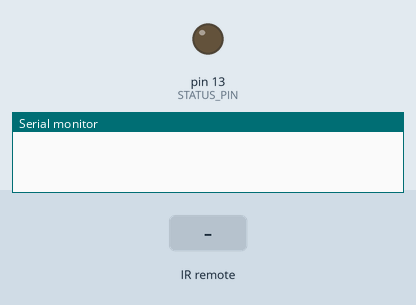
Recording of a sketch running on a simulated Arduino Uno, built with avr-gcc and run on an emulated ATmega328P. Parts: output pins drawn as LEDs (lit = HIGH), the last lines printed to the serial monitor. The inputs (shaded band) are chosen by the test bench.

Above: at 1.2 s.
1.3 s: infrared code 0xE0E036C9 received
At 1.41 s:
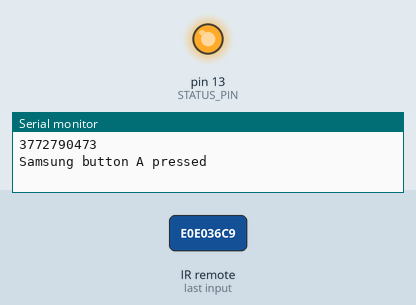
3.0 s: infrared code 0xE0E028D7 received
At 4.3 s:
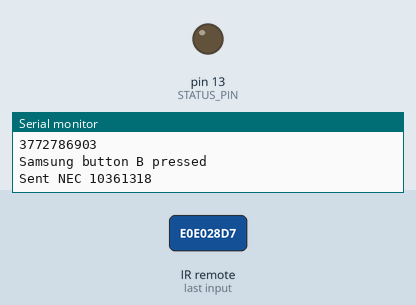
4.7 s: infrared code 0xE0E0A857 received
At 4.81 s:
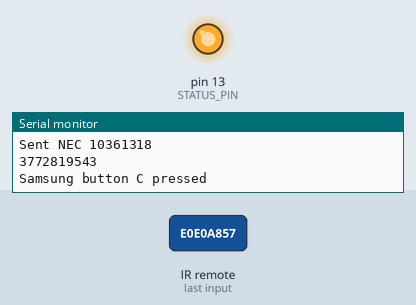
Timing chart, 0 to 7.7 s (numbered marks = the images above; inputs shaded):
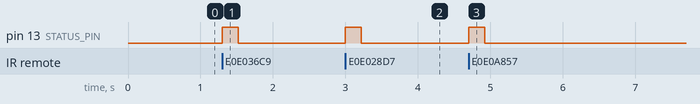

Measured:
- after the input at 1.3 s, pin 13 (STATUS_PIN): LOW → HIGH at once, → LOW 0.22 s later
- after the input at 3.0 s, pin 13 (STATUS_PIN): LOW → HIGH at once, → LOW 0.22 s later
- after the input at 4.7 s, pin 13 (STATUS_PIN): LOW → HIGH at once, → LOW 0.22 s later

The sketch:

RemoteForward.ino
```cpp
// Replace with your remote codes
// Emotiva Power Button = NEC: 9E01FE
// Samsung Power = E0E040BF
// Samsung STB = E0E007F8
// Samsung A = E0E036C9

#include <IRremote.h>

int RECV_PIN = 11;
int STATUS_PIN = 13;

unsigned long code = 0;

unsigned long emotivaPower = 10355198;
unsigned long emotivaLeft = 10361318;
unsigned long emotivaRight = 10378148;
unsigned long emotivaMute = 10393958;

unsigned long samsungButtonA = 3772790473;
unsigned long samsungButtonB = 3772786903;
unsigned long samsungButtonC = 3772819543;
unsigned long samsungButtonD = 3772803223;

IRrecv irrecv(RECV_PIN);
IRsend irsend;

decode_results results;

void setup()
{
  Serial.begin(9600);

  // Start the receiver
  irrecv.enableIRIn();

  pinMode(STATUS_PIN, OUTPUT);
}

void sendCode(unsigned long code) {
  digitalWrite(STATUS_PIN, HIGH);
  irrecv.enableIRIn();
  delay(50);
  irsend.sendNEC(code, 32);
  irrecv.enableIRIn();
  Serial.print("Sent NEC ");
  Serial.println(code);
  digitalWrite(STATUS_PIN, LOW);
}

void loop() {

  if (code) {
    sendCode(code);
    code = 0;
  }

  if (irrecv.decode(&results)) {
    digitalWrite(STATUS_PIN, HIGH);

    Serial.println(results.value);

    if (results.value == samsungButtonA) {
      Serial.println("Samsung button A pressed");
      code = emotivaPower;
    }
    else if (results.value == samsungButtonB) {
      Serial.println("Samsung button B pressed");
      code = emotivaLeft;
    }
    else if (results.value == samsungButtonC) {
      Serial.println("Samsung button C pressed");
      code = emotivaRight;
    }
    else if (results.value == samsungButtonD) {
      Serial.println("Samsung button D pressed");
      code = emotivaMute;
    }

    if (code) delay(100);

    irrecv.resume();
    digitalWrite(STATUS_PIN, LOW);
  }
}
```
